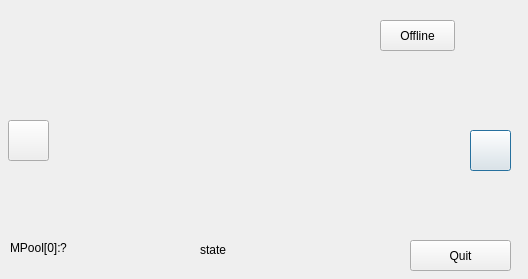
<?xml version="1.0" encoding="UTF-8"?>
<ui version="4.0">
 <class>Gui</class>
 <widget class="QDialog" name="Gui">
  <property name="geometry">
   <rect>
    <x>0</x>
    <y>0</y>
    <width>528</width>
    <height>279</height>
   </rect>
  </property>
  <property name="sizePolicy">
   <sizepolicy hsizetype="Fixed" vsizetype="Fixed">
    <horstretch>0</horstretch>
    <verstretch>0</verstretch>
   </sizepolicy>
  </property>
  <property name="windowTitle">
   <string>Dialog</string>
  </property>
  <property name="windowIcon">
   <iconset>
    <normaloff>res/qp.ico</normaloff>res/qp.ico</iconset>
  </property>
  <widget class="QPushButton" name="m_pedsButton1">
   <property name="geometry">
    <rect>
     <x>470</x>
     <y>130</y>
     <width>41</width>
     <height>41</height>
    </rect>
   </property>
   <property name="cursor">
    <cursorShape>PointingHandCursor</cursorShape>
   </property>
   <property name="autoFillBackground">
    <bool>false</bool>
   </property>
   <property name="text">
    <string/>
   </property>
   <property name="icon">
    <iconset resource="gui.qrc">
     <normaloff>:/res/BTN_UP.png</normaloff>:/res/BTN_UP.png</iconset>
   </property>
   <property name="iconSize">
    <size>
     <width>43</width>
     <height>45</height>
    </size>
   </property>
  </widget>
  <widget class="QPushButton" name="m_quitButton">
   <property name="geometry">
    <rect>
     <x>410</x>
     <y>240</y>
     <width>101</width>
     <height>31</height>
    </rect>
   </property>
   <property name="text">
    <string>Quit</string>
   </property>
  </widget>
  <widget class="QLabel" name="label">
   <property name="geometry">
    <rect>
     <x>10</x>
     <y>240</y>
     <width>51</width>
     <height>16</height>
    </rect>
   </property>
   <property name="text">
    <string>MPool[0]:</string>
   </property>
  </widget>
  <widget class="QLabel" name="m_epoolLabel">
   <property name="geometry">
    <rect>
     <x>60</x>
     <y>240</y>
     <width>51</width>
     <height>16</height>
    </rect>
   </property>
   <property name="text">
    <string>?</string>
   </property>
  </widget>
  <widget class="QLabel" name="m_crossing">
   <property name="geometry">
    <rect>
     <x>10</x>
     <y>10</y>
     <width>498</width>
     <height>220</height>
    </rect>
   </property>
   <property name="text">
    <string/>
   </property>
   <property name="pixmap">
    <pixmap resource="gui.qrc">:/res/crossing.png</pixmap>
   </property>
  </widget>
  <widget class="QLabel" name="m_carsLabel">
   <property name="geometry">
    <rect>
     <x>470</x>
     <y>20</y>
     <width>32</width>
     <height>80</height>
    </rect>
   </property>
   <property name="text">
    <string/>
   </property>
   <property name="pixmap">
    <pixmap resource="gui.qrc">:/res/cars_red.png</pixmap>
   </property>
  </widget>
  <widget class="QLabel" name="m_pedsLabel">
   <property name="geometry">
    <rect>
     <x>20</x>
     <y>50</y>
     <width>32</width>
     <height>32</height>
    </rect>
   </property>
   <property name="text">
    <string/>
   </property>
   <property name="pixmap">
    <pixmap resource="gui.qrc">:/res/peds_blank.png</pixmap>
   </property>
  </widget>
  <widget class="QPushButton" name="m_onOffButton">
   <property name="geometry">
    <rect>
     <x>380</x>
     <y>20</y>
     <width>75</width>
     <height>31</height>
    </rect>
   </property>
   <property name="text">
    <string>Offline</string>
   </property>
  </widget>
  <widget class="QLabel" name="m_stateLabel">
   <property name="geometry">
    <rect>
     <x>200</x>
     <y>240</y>
     <width>151</width>
     <height>20</height>
    </rect>
   </property>
   <property name="text">
    <string>state</string>
   </property>
  </widget>
  <widget class="QPushButton" name="m_pedsButton2">
   <property name="geometry">
    <rect>
     <x>8</x>
     <y>120</y>
     <width>41</width>
     <height>41</height>
    </rect>
   </property>
   <property name="cursor">
    <cursorShape>PointingHandCursor</cursorShape>
   </property>
   <property name="autoFillBackground">
    <bool>false</bool>
   </property>
   <property name="text">
    <string/>
   </property>
   <property name="icon">
    <iconset resource="gui.qrc">
     <normaloff>:/res/BTN_UP.png</normaloff>:/res/BTN_UP.png</iconset>
   </property>
   <property name="iconSize">
    <size>
     <width>43</width>
     <height>45</height>
    </size>
   </property>
  </widget>
  <zorder>m_crossing</zorder>
  <zorder>m_pedsButton1</zorder>
  <zorder>m_quitButton</zorder>
  <zorder>label</zorder>
  <zorder>m_epoolLabel</zorder>
  <zorder>m_carsLabel</zorder>
  <zorder>m_pedsLabel</zorder>
  <zorder>m_onOffButton</zorder>
  <zorder>m_stateLabel</zorder>
  <zorder>m_pedsButton2</zorder>
 </widget>
 <tabstops>
  <tabstop>m_pedsButton1</tabstop>
  <tabstop>m_quitButton</tabstop>
 </tabstops>
 <resources>
  <include location="gui.qrc"/>
 </resources>
 <connections>
  <connection>
   <sender>m_quitButton</sender>
   <signal>clicked()</signal>
   <receiver>Gui</receiver>
   <slot>onQuit()</slot>
   <hints>
    <hint type="sourcelabel">
     <x>435</x>
     <y>241</y>
    </hint>
    <hint type="destinationlabel">
     <x>193</x>
     <y>268</y>
    </hint>
   </hints>
  </connection>
  <connection>
   <sender>m_pedsButton1</sender>
   <signal>pressed()</signal>
   <receiver>Gui</receiver>
   <slot>onPedsPressed()</slot>
   <hints>
    <hint type="sourcelabel">
     <x>509</x>
     <y>143</y>
    </hint>
    <hint type="destinationlabel">
     <x>180</x>
     <y>212</y>
    </hint>
   </hints>
  </connection>
  <connection>
   <sender>Gui</sender>
   <signal>finished(int)</signal>
   <receiver>Gui</receiver>
   <slot>onQuit()</slot>
   <hints>
    <hint type="sourcelabel">
     <x>315</x>
     <y>27</y>
    </hint>
    <hint type="destinationlabel">
     <x>278</x>
     <y>36</y>
    </hint>
   </hints>
  </connection>
  <connection>
   <sender>m_onOffButton</sender>
   <signal>pressed()</signal>
   <receiver>Gui</receiver>
   <slot>onOnPressed()</slot>
   <hints>
    <hint type="sourcelabel">
     <x>402</x>
     <y>42</y>
    </hint>
    <hint type="destinationlabel">
     <x>332</x>
     <y>269</y>
    </hint>
   </hints>
  </connection>
  <connection>
   <sender>m_onOffButton</sender>
   <signal>released()</signal>
   <receiver>Gui</receiver>
   <slot>onOnReleased()</slot>
   <hints>
    <hint type="sourcelabel">
     <x>424</x>
     <y>35</y>
    </hint>
    <hint type="destinationlabel">
     <x>354</x>
     <y>264</y>
    </hint>
   </hints>
  </connection>
  <connection>
   <sender>m_pedsButton2</sender>
   <signal>pressed()</signal>
   <receiver>Gui</receiver>
   <slot>onPedsPressed()</slot>
   <hints>
    <hint type="sourcelabel">
     <x>39</x>
     <y>151</y>
    </hint>
    <hint type="destinationlabel">
     <x>118</x>
     <y>248</y>
    </hint>
   </hints>
  </connection>
  <connection>
   <sender>m_pedsButton1</sender>
   <signal>released()</signal>
   <receiver>Gui</receiver>
   <slot>onPedsReleased()</slot>
   <hints>
    <hint type="sourcelabel">
     <x>492</x>
     <y>155</y>
    </hint>
    <hint type="destinationlabel">
     <x>233</x>
     <y>235</y>
    </hint>
   </hints>
  </connection>
  <connection>
   <sender>m_pedsButton2</sender>
   <signal>released()</signal>
   <receiver>Gui</receiver>
   <slot>onPedsReleased()</slot>
   <hints>
    <hint type="sourcelabel">
     <x>20</x>
     <y>154</y>
    </hint>
    <hint type="destinationlabel">
     <x>78</x>
     <y>260</y>
    </hint>
   </hints>
  </connection>
 </connections>
 <slots>
  <slot>onQuit()</slot>
  <slot>onOnPressed()</slot>
  <slot>onOnReleased()</slot>
  <slot>onPedsPressed()</slot>
  <slot>onPedsReleased()</slot>
 </slots>
</ui>
